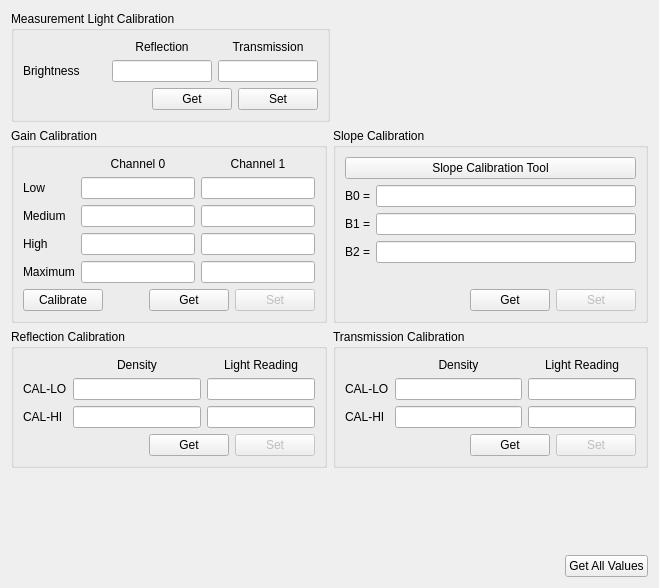
<?xml version="1.0" encoding="UTF-8"?>
<ui version="4.0">
 <class>CalibrationBaselineTab</class>
 <widget class="QWidget" name="CalibrationBaselineTab">
  <property name="geometry">
   <rect>
    <x>0</x>
    <y>0</y>
    <width>659</width>
    <height>588</height>
   </rect>
  </property>
  <property name="windowTitle">
   <string>Form</string>
  </property>
  <layout class="QVBoxLayout" name="verticalLayout">
   <item>
    <layout class="QHBoxLayout" name="horizontalLayout_15">
     <item>
      <widget class="QGroupBox" name="lightGroupBox">
       <property name="sizePolicy">
        <sizepolicy hsizetype="Minimum" vsizetype="Minimum">
         <horstretch>0</horstretch>
         <verstretch>0</verstretch>
        </sizepolicy>
       </property>
       <property name="title">
        <string>Measurement Light Calibration</string>
       </property>
       <layout class="QVBoxLayout" name="verticalLayout_15">
        <item>
         <layout class="QGridLayout" name="gridLayout_5" columnstretch="0,1,1">
          <item row="1" column="2">
           <widget class="QLabel" name="tranLightLabel">
            <property name="text">
             <string>Transmission</string>
            </property>
            <property name="alignment">
             <set>Qt::AlignCenter</set>
            </property>
           </widget>
          </item>
          <item row="2" column="0">
           <widget class="QLabel" name="brightnessLabel">
            <property name="text">
             <string>Brightness</string>
            </property>
            <property name="alignment">
             <set>Qt::AlignLeading|Qt::AlignLeft|Qt::AlignVCenter</set>
            </property>
           </widget>
          </item>
          <item row="1" column="1">
           <widget class="QLabel" name="reflLightLabel">
            <property name="text">
             <string>Reflection</string>
            </property>
            <property name="alignment">
             <set>Qt::AlignCenter</set>
            </property>
           </widget>
          </item>
          <item row="2" column="1">
           <widget class="QLineEdit" name="reflLightLineEdit">
            <property name="sizePolicy">
             <sizepolicy hsizetype="Expanding" vsizetype="Fixed">
              <horstretch>0</horstretch>
              <verstretch>0</verstretch>
             </sizepolicy>
            </property>
            <property name="maximumSize">
             <size>
              <width>100</width>
              <height>16777215</height>
             </size>
            </property>
            <property name="maxLength">
             <number>3</number>
            </property>
            <property name="alignment">
             <set>Qt::AlignLeading|Qt::AlignLeft|Qt::AlignVCenter</set>
            </property>
           </widget>
          </item>
          <item row="2" column="2">
           <widget class="QLineEdit" name="tranLightLineEdit">
            <property name="sizePolicy">
             <sizepolicy hsizetype="Expanding" vsizetype="Fixed">
              <horstretch>0</horstretch>
              <verstretch>0</verstretch>
             </sizepolicy>
            </property>
            <property name="maximumSize">
             <size>
              <width>100</width>
              <height>16777215</height>
             </size>
            </property>
            <property name="maxLength">
             <number>3</number>
            </property>
            <property name="alignment">
             <set>Qt::AlignLeading|Qt::AlignLeft|Qt::AlignVCenter</set>
            </property>
           </widget>
          </item>
         </layout>
        </item>
        <item>
         <layout class="QHBoxLayout" name="horizontalLayout_16">
          <item>
           <spacer name="horizontalSpacer_9">
            <property name="orientation">
             <enum>Qt::Horizontal</enum>
            </property>
            <property name="sizeHint" stdset="0">
             <size>
              <width>40</width>
              <height>20</height>
             </size>
            </property>
           </spacer>
          </item>
          <item>
           <widget class="QPushButton" name="lightGetPushButton">
            <property name="text">
             <string>Get</string>
            </property>
           </widget>
          </item>
          <item>
           <widget class="QPushButton" name="lightSetPushButton">
            <property name="text">
             <string>Set</string>
            </property>
           </widget>
          </item>
         </layout>
        </item>
       </layout>
      </widget>
     </item>
     <item>
      <spacer name="horizontalSpacer_7">
       <property name="orientation">
        <enum>Qt::Horizontal</enum>
       </property>
       <property name="sizeHint" stdset="0">
        <size>
         <width>40</width>
         <height>20</height>
        </size>
       </property>
      </spacer>
     </item>
    </layout>
   </item>
   <item>
    <layout class="QHBoxLayout" name="horizontalLayout_12" stretch="0,0">
     <property name="sizeConstraint">
      <enum>QLayout::SetDefaultConstraint</enum>
     </property>
     <item>
      <widget class="QGroupBox" name="gainGroupBox">
       <property name="sizePolicy">
        <sizepolicy hsizetype="Preferred" vsizetype="Minimum">
         <horstretch>0</horstretch>
         <verstretch>0</verstretch>
        </sizepolicy>
       </property>
       <property name="title">
        <string>Gain Calibration</string>
       </property>
       <layout class="QVBoxLayout" name="verticalLayout_11">
        <item>
         <layout class="QGridLayout" name="gridLayout_8">
          <item row="1" column="1">
           <widget class="QLineEdit" name="low0LineEdit">
            <property name="readOnly">
             <bool>true</bool>
            </property>
           </widget>
          </item>
          <item row="4" column="1">
           <widget class="QLineEdit" name="max0LineEdit">
            <property name="text">
             <string/>
            </property>
           </widget>
          </item>
          <item row="4" column="2">
           <widget class="QLineEdit" name="max1LineEdit">
            <property name="text">
             <string/>
            </property>
           </widget>
          </item>
          <item row="2" column="1">
           <widget class="QLineEdit" name="med0LineEdit"/>
          </item>
          <item row="3" column="2">
           <widget class="QLineEdit" name="high1LineEdit"/>
          </item>
          <item row="2" column="0">
           <widget class="QLabel" name="medGainLabel">
            <property name="text">
             <string>Medium</string>
            </property>
           </widget>
          </item>
          <item row="3" column="0">
           <widget class="QLabel" name="highGainLabel">
            <property name="text">
             <string>High</string>
            </property>
           </widget>
          </item>
          <item row="1" column="0">
           <widget class="QLabel" name="lowGainLabel">
            <property name="text">
             <string>Low</string>
            </property>
           </widget>
          </item>
          <item row="1" column="2">
           <widget class="QLineEdit" name="low1LineEdit">
            <property name="readOnly">
             <bool>true</bool>
            </property>
           </widget>
          </item>
          <item row="4" column="0">
           <widget class="QLabel" name="maxGainLabel">
            <property name="text">
             <string>Maximum</string>
            </property>
           </widget>
          </item>
          <item row="3" column="1">
           <widget class="QLineEdit" name="high0LineEdit"/>
          </item>
          <item row="2" column="2">
           <widget class="QLineEdit" name="med1LineEdit"/>
          </item>
          <item row="0" column="1">
           <widget class="QLabel" name="ch0Label">
            <property name="text">
             <string>Channel 0</string>
            </property>
            <property name="alignment">
             <set>Qt::AlignCenter</set>
            </property>
           </widget>
          </item>
          <item row="0" column="2">
           <widget class="QLabel" name="ch1Label">
            <property name="text">
             <string>Channel 1</string>
            </property>
            <property name="alignment">
             <set>Qt::AlignCenter</set>
            </property>
           </widget>
          </item>
         </layout>
        </item>
        <item>
         <spacer name="verticalSpacer_8">
          <property name="orientation">
           <enum>Qt::Vertical</enum>
          </property>
          <property name="sizeType">
           <enum>QSizePolicy::Expanding</enum>
          </property>
          <property name="sizeHint" stdset="0">
           <size>
            <width>20</width>
            <height>0</height>
           </size>
          </property>
         </spacer>
        </item>
        <item>
         <layout class="QHBoxLayout" name="horizontalLayout_17">
          <item>
           <widget class="QPushButton" name="gainCalPushButton">
            <property name="text">
             <string>Calibrate</string>
            </property>
           </widget>
          </item>
          <item>
           <spacer name="horizontalSpacer_12">
            <property name="orientation">
             <enum>Qt::Horizontal</enum>
            </property>
            <property name="sizeHint" stdset="0">
             <size>
              <width>40</width>
              <height>20</height>
             </size>
            </property>
           </spacer>
          </item>
          <item>
           <widget class="QPushButton" name="gainGetPushButton">
            <property name="text">
             <string>Get</string>
            </property>
           </widget>
          </item>
          <item>
           <widget class="QPushButton" name="gainSetPushButton">
            <property name="enabled">
             <bool>false</bool>
            </property>
            <property name="text">
             <string>Set</string>
            </property>
           </widget>
          </item>
         </layout>
        </item>
       </layout>
      </widget>
     </item>
     <item>
      <widget class="QGroupBox" name="slopeGroupBox">
       <property name="sizePolicy">
        <sizepolicy hsizetype="Preferred" vsizetype="Minimum">
         <horstretch>0</horstretch>
         <verstretch>0</verstretch>
        </sizepolicy>
       </property>
       <property name="title">
        <string>Slope Calibration</string>
       </property>
       <layout class="QVBoxLayout" name="verticalLayout_12">
        <item>
         <widget class="QPushButton" name="slopeCalPushButton">
          <property name="text">
           <string>Slope Calibration Tool</string>
          </property>
         </widget>
        </item>
        <item>
         <layout class="QFormLayout" name="formLayout">
          <property name="labelAlignment">
           <set>Qt::AlignRight|Qt::AlignTrailing|Qt::AlignVCenter</set>
          </property>
          <item row="1" column="0">
           <widget class="QLabel" name="b0Label">
            <property name="text">
             <string>B0 =</string>
            </property>
            <property name="alignment">
             <set>Qt::AlignRight|Qt::AlignTrailing|Qt::AlignVCenter</set>
            </property>
           </widget>
          </item>
          <item row="1" column="1">
           <widget class="QLineEdit" name="b0LineEdit">
            <property name="readOnly">
             <bool>false</bool>
            </property>
           </widget>
          </item>
          <item row="2" column="0">
           <widget class="QLabel" name="b1Label">
            <property name="text">
             <string>B1 =</string>
            </property>
            <property name="alignment">
             <set>Qt::AlignRight|Qt::AlignTrailing|Qt::AlignVCenter</set>
            </property>
           </widget>
          </item>
          <item row="2" column="1">
           <widget class="QLineEdit" name="b1LineEdit">
            <property name="readOnly">
             <bool>false</bool>
            </property>
           </widget>
          </item>
          <item row="3" column="0">
           <widget class="QLabel" name="b2Label">
            <property name="text">
             <string>B2 =</string>
            </property>
            <property name="alignment">
             <set>Qt::AlignRight|Qt::AlignTrailing|Qt::AlignVCenter</set>
            </property>
           </widget>
          </item>
          <item row="3" column="1">
           <widget class="QLineEdit" name="b2LineEdit">
            <property name="readOnly">
             <bool>false</bool>
            </property>
           </widget>
          </item>
         </layout>
        </item>
        <item>
         <spacer name="verticalSpacer">
          <property name="orientation">
           <enum>Qt::Vertical</enum>
          </property>
          <property name="sizeHint" stdset="0">
           <size>
            <width>20</width>
            <height>0</height>
           </size>
          </property>
         </spacer>
        </item>
        <item>
         <layout class="QHBoxLayout" name="horizontalLayout_18">
          <item>
           <spacer name="horizontalSpacer_13">
            <property name="orientation">
             <enum>Qt::Horizontal</enum>
            </property>
            <property name="sizeHint" stdset="0">
             <size>
              <width>40</width>
              <height>20</height>
             </size>
            </property>
           </spacer>
          </item>
          <item>
           <widget class="QPushButton" name="slopeGetPushButton">
            <property name="text">
             <string>Get</string>
            </property>
           </widget>
          </item>
          <item>
           <widget class="QPushButton" name="slopeSetPushButton">
            <property name="enabled">
             <bool>false</bool>
            </property>
            <property name="text">
             <string>Set</string>
            </property>
           </widget>
          </item>
         </layout>
        </item>
       </layout>
      </widget>
     </item>
    </layout>
   </item>
   <item>
    <layout class="QHBoxLayout" name="horizontalLayout_9">
     <item>
      <widget class="QGroupBox" name="reflGroupBox">
       <property name="title">
        <string>Reflection Calibration</string>
       </property>
       <layout class="QVBoxLayout" name="verticalLayout_9">
        <item>
         <layout class="QGridLayout" name="gridLayout_6" columnstretch="0,1,0">
          <item row="1" column="2">
           <widget class="QLineEdit" name="reflLoReadingLineEdit"/>
          </item>
          <item row="2" column="2">
           <widget class="QLineEdit" name="reflHiReadingLineEdit"/>
          </item>
          <item row="1" column="0">
           <widget class="QLabel" name="reflLoLabel">
            <property name="text">
             <string>CAL-LO</string>
            </property>
           </widget>
          </item>
          <item row="2" column="1">
           <widget class="QLineEdit" name="reflHiDensityLineEdit"/>
          </item>
          <item row="2" column="0">
           <widget class="QLabel" name="reflHiLabel">
            <property name="text">
             <string>CAL-HI</string>
            </property>
           </widget>
          </item>
          <item row="1" column="1">
           <widget class="QLineEdit" name="reflLoDensityLineEdit">
            <property name="text">
             <string/>
            </property>
           </widget>
          </item>
          <item row="0" column="1">
           <widget class="QLabel" name="reflDensityLabel">
            <property name="text">
             <string>Density</string>
            </property>
            <property name="alignment">
             <set>Qt::AlignCenter</set>
            </property>
           </widget>
          </item>
          <item row="0" column="2">
           <widget class="QLabel" name="reflReadingLabel">
            <property name="text">
             <string>Light Reading</string>
            </property>
            <property name="alignment">
             <set>Qt::AlignCenter</set>
            </property>
           </widget>
          </item>
         </layout>
        </item>
        <item>
         <layout class="QHBoxLayout" name="horizontalLayout_10">
          <item>
           <spacer name="horizontalSpacer_10">
            <property name="orientation">
             <enum>Qt::Horizontal</enum>
            </property>
            <property name="sizeHint" stdset="0">
             <size>
              <width>40</width>
              <height>20</height>
             </size>
            </property>
           </spacer>
          </item>
          <item>
           <widget class="QPushButton" name="reflGetPushButton">
            <property name="text">
             <string>Get</string>
            </property>
           </widget>
          </item>
          <item>
           <widget class="QPushButton" name="reflSetPushButton">
            <property name="enabled">
             <bool>false</bool>
            </property>
            <property name="text">
             <string>Set</string>
            </property>
           </widget>
          </item>
         </layout>
        </item>
       </layout>
      </widget>
     </item>
     <item>
      <widget class="QGroupBox" name="tranGroupBox">
       <property name="title">
        <string>Transmission Calibration</string>
       </property>
       <layout class="QVBoxLayout" name="verticalLayout_10">
        <item>
         <layout class="QGridLayout" name="gridLayout_7" columnstretch="0,1,0">
          <item row="1" column="2">
           <widget class="QLineEdit" name="tranLoReadingLineEdit"/>
          </item>
          <item row="2" column="2">
           <widget class="QLineEdit" name="tranHiReadingLineEdit"/>
          </item>
          <item row="1" column="0">
           <widget class="QLabel" name="tranLoLabel">
            <property name="text">
             <string>CAL-LO</string>
            </property>
           </widget>
          </item>
          <item row="2" column="1">
           <widget class="QLineEdit" name="tranHiDensityLineEdit"/>
          </item>
          <item row="2" column="0">
           <widget class="QLabel" name="tranHiLabel">
            <property name="text">
             <string>CAL-HI</string>
            </property>
           </widget>
          </item>
          <item row="1" column="1">
           <widget class="QLineEdit" name="tranLoDensityLineEdit">
            <property name="text">
             <string/>
            </property>
            <property name="readOnly">
             <bool>true</bool>
            </property>
           </widget>
          </item>
          <item row="0" column="1">
           <widget class="QLabel" name="tranDensityLabel">
            <property name="text">
             <string>Density</string>
            </property>
            <property name="alignment">
             <set>Qt::AlignCenter</set>
            </property>
           </widget>
          </item>
          <item row="0" column="2">
           <widget class="QLabel" name="tranReadingLabel">
            <property name="text">
             <string>Light Reading</string>
            </property>
            <property name="alignment">
             <set>Qt::AlignCenter</set>
            </property>
           </widget>
          </item>
         </layout>
        </item>
        <item>
         <layout class="QHBoxLayout" name="horizontalLayout_11">
          <item>
           <spacer name="horizontalSpacer_11">
            <property name="orientation">
             <enum>Qt::Horizontal</enum>
            </property>
            <property name="sizeHint" stdset="0">
             <size>
              <width>40</width>
              <height>20</height>
             </size>
            </property>
           </spacer>
          </item>
          <item>
           <widget class="QPushButton" name="tranGetPushButton">
            <property name="text">
             <string>Get</string>
            </property>
           </widget>
          </item>
          <item>
           <widget class="QPushButton" name="tranSetPushButton">
            <property name="enabled">
             <bool>false</bool>
            </property>
            <property name="text">
             <string>Set</string>
            </property>
           </widget>
          </item>
         </layout>
        </item>
       </layout>
      </widget>
     </item>
    </layout>
   </item>
   <item>
    <spacer name="verticalSpacer_6">
     <property name="orientation">
      <enum>Qt::Vertical</enum>
     </property>
     <property name="sizeHint" stdset="0">
      <size>
       <width>20</width>
       <height>12</height>
      </size>
     </property>
    </spacer>
   </item>
   <item>
    <layout class="QHBoxLayout" name="horizontalLayout_19">
     <item>
      <spacer name="horizontalSpacer_14">
       <property name="orientation">
        <enum>Qt::Horizontal</enum>
       </property>
       <property name="sizeType">
        <enum>QSizePolicy::Expanding</enum>
       </property>
       <property name="sizeHint" stdset="0">
        <size>
         <width>40</width>
         <height>20</height>
        </size>
       </property>
      </spacer>
     </item>
     <item>
      <widget class="QPushButton" name="calGetAllPushButton">
       <property name="text">
        <string>Get All Values</string>
       </property>
      </widget>
     </item>
    </layout>
   </item>
  </layout>
 </widget>
 <resources/>
 <connections/>
</ui>
